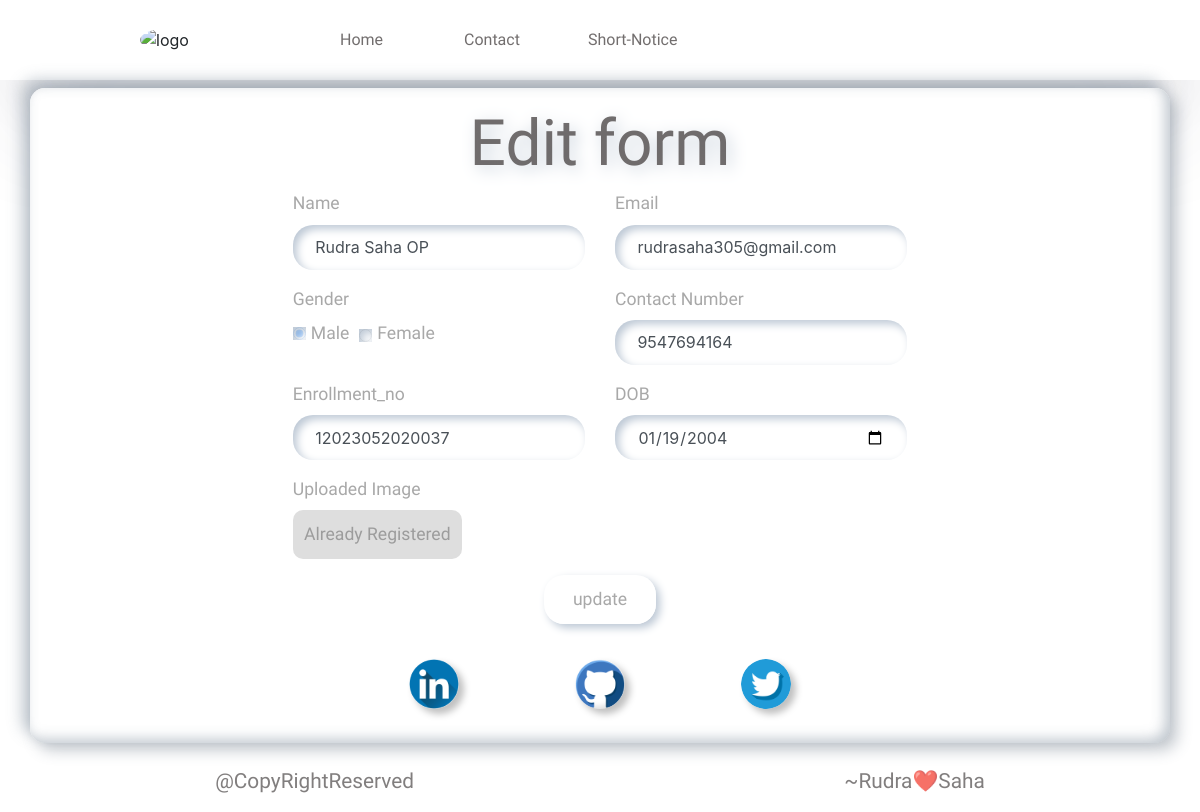
The page /1/edit_user on the database its author committed.
### tables this page shows
CREATE TABLE users (id INTEGER PRIMARY KEY AUTOINCREMENT, name TEXT , email TEXT, gender TEXT, contact TEXT, dob date, Enrollment_no TEXT , profile_pic BLOB);

### crud.py (the view, shortened to what this page needs)
@app.route("/<int:id>/edit_user", methods=("GET", "POST"))
def edit_user(id):
    user = get_post(id)
    return render_template('edit_user.html', user = user)

### crud.py (called while the page is built)
def get_post(id):
    con = sqlite3.connect("users.db")
    con.row_factory = sqlite3.Row
    user = con.execute('SELECT * FROM users WHERE id = ?',(id,)).fetchone()
    con.close()
    if user is None:
        abort(404)
    return user

### Templates/edit_user.html (shortened to what this page needs)
<!DOCTYPE html>
<html>
  <head>
    <link rel="stylesheet"  type="text/css" href="{{url_for('static', filename='styles/edit_user.css')}}">
    <link
      rel="stylesheet"
      href="https://maxcdn.bootstrapcdn.com/bootstrap/4.4.1/css/bootstrap.min.css"
    />
    <link
      rel="stylesheet"
      href="https://cdnjs.cloudflare.com/ajax/libs/font-awesome/4.7.0/css/font-awesome.min.css"
    />
    <link rel="stylesheet" href="https://cdnjs.cloudflare.com/ajax/libs/font-awesome/6.5.2/css/all.min.css" />
  </head>
  <body >
    <nav>
      <img id="logo" src="https://image.pngaaa.com/970/3314970-middle.png" alt="logo">
      <div class="wrap-menu">
        <a class="main-menu" href="/">Home</a>
        <a class="main-menu" href="">Contact</a>
        <a class="main-menu hook" href="">Short-Notice</a>
      </div>
    </nav>
    <section class="contact-from" >
      <div class="container" style="background: #fff;">
        <div id="pad" class="row mt-2">
          <div class="col-md-7 mx-auto">
            <div class="form-wrapper">
              <div class="row">
                <div class="col-md-12">
                  <h2 style="text-align: center;">Edit form</h2>
                </div>
              </div>
              <form method="post" enctype="multipart/form-data">
                <div class="row">
                  <div class="col-md-6">
                    <div class="form-group">
                      <label for="">Name</label>
                      <input
                        style="border: none;"
                        type="text"
                        class="form-control"
                        name="name"
                        value="{{ user['name'] }}"
                        placeholder="name"
                      />
                    </div>
                  </div>
                  <div class="col-md-6">
                    <label for="">Email</label>
                    <div class="form-group">
                      <input
                        style="border: none;"
                        type="email"
                        class="form-control"
                        name="email"
                        value="{{ user['email'] }}"
                        placeholder="email"
                      />
                    </div>
                  </div>
                  <div class="col-md-6" >
                    <label for="">Gender</label>
                    <div class="form-group">
                      <div class="form-check form-check-inline">
                        {% if user['gender'] == "Male" %}
                        <input
                          class="form-check-input"
                          name="gender"
                          type="radio"
                          name="inlineRadioOptions"
                          id="inlineRadio1"
                          value="Male"
                          checked
                        />
                        <label class="form-check-label" for="inlineRadio1"
                          >Male</label
                        >
                        <input
                          class="form-check-input"
                          name="gender"
                          type="radio"
                          name="inlineRadioOptions"
                          id="inlineRadio2"
                          value="Female"
                          placeholder="."
                          style="margin-left: 10px; margin-top: 5px;"
                        />
                        <label class="form-check-label" for="inlineRadio1"
                          >Female</label
                        >
                        {% endif %}
                      </div>
                    </div>
                  </div>
                  <div class="col-md-6">
                    <div class="form-group">
                      <label for="">Contact Number</label>
                      <input
                        style="border: none;"
                        type="text"
                        class="form-control"
                        name="contact"
                        placeholder="Phone number"
                        value="{{ user['contact'] }}"
                      />
                    </div>
                  </div>
                  <div class="col-md-6">
                    <div class="form-group">
                      <label for="">Enrollment_no</label>
                      <input
                        type="text"
                        style="border: none;"
                        name="Enrollment_no"
                        class="form-control"
                        value="{{ user['Enrollment_no']  }}"
                        placeholder="."
                      />
                    </div>
                  </div>
                  <div class="col-md-6">
                    <div class="form-group">
                      <label for="">DOB</label>
                      <input
                        type="date"
                        style="border: none;"
                        name="dob"
                        class="form-control"
                        value="{{ user['dob']  }}"
                        placeholder="."
                      />
                    </div>
                  </div>
                  <div class="col-md-6">
                    <label for="">Uploaded Image</label>
                    <div class="form-group">
                      <label id="green" class="form-check-label"
                      >Already Registered<br />
                    </label>
                    </div>
                  </div>
                </div>
                <div class="row">
                  <button id="update_button" class="btn mx-auto">Update</button>
                </div>
                <div class="row" id="copyright">
                  <a href=""><img src="../static/images/linkedin.png" alt="linkdein"></a>
                  <a href=""><img src="../static/images/social.png" alt="Github"></a>
                  <a href=""><img src="../static/images/twitter-logo.png" alt="Twitter"></a>
                </div>
              </form>
            </div>
          </div>
        </div>
      </div>
    </section>
    <footer style="display: flex; align-items: center; justify-content: space-around;"><p>@CopyRightReserved</p>
              <p>~Rudra❤️Saha</p>
  </footer>
  </body>
</html>

### static/styles/edit_user.css (style rules this page uses)
#green { background: #c5c5c590; padding: .7rem; border-radius: 10px; }
nav { width: 100%; height: 10vh; display: flex !important; align-items: center !important; justify-content: space-evenly !important; box-shadow: rgba(50, 50, 93, 0.25) 0px 50px 100px -20px, rgba(0, 0, 0, 0.3) 0px 30px 60px -30px; }
.wrap-menu { width: 60% !important; display: flex; gap: 3vh; }
footer { width: 100%; height: 7.7vh; margin-top: .5rem; }
footer p { font-size: 1.3rem !important; margin-bottom: 0 !important; color: rgba(87, 84, 84, 0.753); }
#pad { padding: 1.1rem; }
#logo { width: 60px; mix-blend-mode: multiply; border-radius: 50%; }
.main-menu { width: 100px; font-family: "Holtwood One SC", serif; font-weight: 400; font-style: normal; white-space: nowrap; color: #565252d5; }
#copyright { margin-top: 1.2rem; padding: 1rem; display: flex; align-items: center; justify-content: space-evenly; }
#copyright img { width: 50px; border-radius: 50%; box-shadow: 5px 5px 7px rgb(0 0 0 / 25%), inset 2px 2px 5px rgb(255 255 255 / 25%), inset -3px -3px 5px rgb(0 0 0 / 12%); }
h2 { font-family: "Holtwood One SC", serif; font-weight: 400; font-style: normal; font-size: 4rem !important; color: #565252d5; filter: drop-shadow(4px 4px 8px rgb(189 200 213)) !important; }
label,#name , #email , #contact ,#dob ,#profile_pi ,#update_button ,p { font-family: "Protest Strike", sans-serif; font-weight: 400; font-style: normal; color: #777777a4; border: none; font-size: 1.1rem !important; }
.container { border-radius: 15px; min-height: 80vh; cursor: pointer; box-shadow: 7px 7px 15px #45566754, -8px -8px 15px rgb(81 101 121 / 35%), inset -5px -4px 13px 0px rgb(81 101 121 / 35%), inset 6px 7px 12px 0px rgb(255 255 255 / 94%); }
input { box-shadow: inset 4px 4px 8px rgb(189 200 213), inset -4px -4px 8px rgb(255 255 255); outline: none; border: none; cursor: pointer; padding: 1.4rem !important; border-radius: 20px !important; }
#update_button { border: none; padding: .7rem 1.8rem; font-size: 1.2rem; text-transform: lowercase; box-shadow: 4px 4px 8px rgb(189 200 213), inset -4px -4px 8px rgb(255 255 255); border-radius: 20px; }

### rows shown on the page
users: name "Rudra Saha OP", email "rudrasaha305@gmail.com", contact "9547694164", Enrollment_no "12023052020037", dob "01/19/2004"
